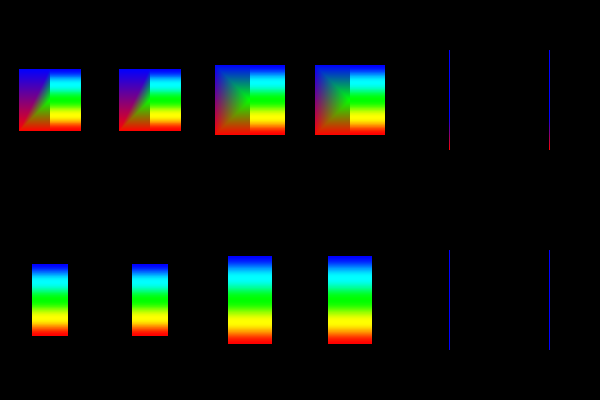

The script that drew this image:
#!/usr/bin/env python

# Test vtkBoxClipDataSet triangulation and interpolation on hexahedra,
# quads, and lines with scalar data. A 6x2 grid of viewports shows
# axis-aligned and oriented box clips with and without clipped output.

# Factory overrides
import vtkmodules.vtkInteractionStyle  # noqa: F401
import vtkmodules.vtkRenderingFreeType  # noqa: F401
import vtkmodules.vtkRenderingOpenGL2  # noqa: F401

from vtkmodules.vtkCommonCore import (
    vtkDoubleArray,
    vtkPoints,
)
from vtkmodules.vtkCommonDataModel import (
    VTK_HEXAHEDRON,
    vtkCellArray,
    vtkPolyData,
    vtkUnstructuredGrid,
)
from vtkmodules.vtkFiltersGeneral import vtkBoxClipDataSet
from vtkmodules.vtkFiltersGeometry import vtkDataSetSurfaceFilter
from vtkmodules.vtkRenderingCore import (
    vtkActor,
    vtkPolyDataMapper,
    vtkRenderWindow,
    vtkRenderWindowInteractor,
    vtkRenderer,
)

# --- Build hex ---
hex_pts = vtkPoints()
hex_pts.InsertNextPoint(-0.5, -0.5, -0.5)
hex_pts.InsertNextPoint(0.5, -0.5, -0.5)
hex_pts.InsertNextPoint(0.5, 0.5, -0.5)
hex_pts.InsertNextPoint(-0.5, 0.5, -0.5)
hex_pts.InsertNextPoint(-0.5, -0.5, 0.5)
hex_pts.InsertNextPoint(0.5, -0.5, 0.5)
hex_pts.InsertNextPoint(0.5, 0.5, 0.5)
hex_pts.InsertNextPoint(-0.5, 0.5, 0.5)

hex_cells = vtkCellArray()
hex_cells.InsertNextCell(8, [0, 1, 2, 3, 4, 5, 6, 7])

hex_data = vtkDoubleArray()
hex_data.SetName("data")
hex_data.SetNumberOfTuples(8)
for i, v in enumerate([0.0, 0.0, 1.0, 1.0, 0.0, 0.0, 1.0, 1.0]):
    hex_data.SetValue(i, v)

hex_ug = vtkUnstructuredGrid()
hex_ug.SetPoints(hex_pts)
hex_ug.SetCells(VTK_HEXAHEDRON, hex_cells)
hex_ug.GetPointData().SetScalars(hex_data)

# --- Build quad ---
quad_pts = vtkPoints()
quad_pts.InsertNextPoint(-0.5, -0.5, 0.0)
quad_pts.InsertNextPoint(0.5, -0.5, 0.0)
quad_pts.InsertNextPoint(0.5, 0.5, 0.0)
quad_pts.InsertNextPoint(-0.5, 0.5, 0.0)

quad_cells = vtkCellArray()
quad_cells.InsertNextCell(4, [0, 1, 2, 3])

quad_data = vtkDoubleArray()
quad_data.SetName("data")
quad_data.SetNumberOfTuples(4)
for i, v in enumerate([0.0, 0.0, 1.0, 1.0]):
    quad_data.SetValue(i, v)

quad_pd = vtkPolyData()
quad_pd.SetPoints(quad_pts)
quad_pd.SetPolys(quad_cells)
quad_pd.GetPointData().SetScalars(quad_data)

# --- Build line ---
line_pts = vtkPoints()
line_pts.InsertNextPoint(0.0, -0.5, 0.0)
line_pts.InsertNextPoint(0.0, -0.25, 0.0)
line_pts.InsertNextPoint(0.0, 0.25, 0.0)
line_pts.InsertNextPoint(0.0, 0.25, 0.0)

line_cells = vtkCellArray()
line_cells.InsertNextCell(4, [0, 1, 2, 3])

line_data = vtkDoubleArray()
line_data.SetName("data")
line_data.SetNumberOfTuples(4)
for i, v in enumerate([0.0, 1.0, 1.0, 1.0]):
    line_data.SetValue(i, v)

line_pd = vtkPolyData()
line_pd.SetPoints(line_pts)
line_pd.SetLines(line_cells)
line_pd.GetPointData().SetScalars(line_data)

neg_x = [-1.0, 0.0, 0.0]
neg_y = [0.0, -1.0, 0.0]
neg_z = [0.0, 0.0, -1.0]
pos_x = [1.0, 0.0, 0.0]
pos_y = [0.0, 1.0, 0.0]
pos_z = [0.0, 0.0, 1.0]

# --- Col 0, Row 0: hex, axis-aligned, no clipped output ---
clip_0_0 = vtkBoxClipDataSet()
clip_0_0.SetInputData(hex_ug)
clip_0_0.SetBoxClip(0.0, 1.0, -1.0, 1.0, -1.0, 1.0)

surface_0_0 = vtkDataSetSurfaceFilter()
surface_0_0.SetInputConnection(clip_0_0.GetOutputPort(0))

mapper_0_0 = vtkPolyDataMapper()
mapper_0_0.SetInputConnection(surface_0_0.GetOutputPort())
mapper_0_0.InterpolateScalarsBeforeMappingOn()

actor_0_0 = vtkActor()
actor_0_0.SetMapper(mapper_0_0)

renderer_0_0 = vtkRenderer()
renderer_0_0.AddActor(actor_0_0)
renderer_0_0.SetViewport(0.0 / 6, 0.0 / 2, 1.0 / 6, 1.0 / 2)

# --- Col 0, Row 1: hex, axis-aligned, with clipped output ---
clip_0_1 = vtkBoxClipDataSet()
clip_0_1.SetInputData(hex_ug)
clip_0_1.GenerateClippedOutputOn()
clip_0_1.SetBoxClip(0.0, 1.0, -1.0, 1.0, -1.0, 1.0)

surface_0_1_in = vtkDataSetSurfaceFilter()
surface_0_1_in.SetInputConnection(clip_0_1.GetOutputPort(0))

mapper_0_1_in = vtkPolyDataMapper()
mapper_0_1_in.SetInputConnection(surface_0_1_in.GetOutputPort())
mapper_0_1_in.InterpolateScalarsBeforeMappingOn()

actor_0_1_in = vtkActor()
actor_0_1_in.SetMapper(mapper_0_1_in)

surface_0_1_out = vtkDataSetSurfaceFilter()
surface_0_1_out.SetInputConnection(clip_0_1.GetOutputPort(1))

mapper_0_1_out = vtkPolyDataMapper()
mapper_0_1_out.SetInputConnection(surface_0_1_out.GetOutputPort())

actor_0_1_out = vtkActor()
actor_0_1_out.SetMapper(mapper_0_1_out)

renderer_0_1 = vtkRenderer()
renderer_0_1.AddActor(actor_0_1_in)
renderer_0_1.AddActor(actor_0_1_out)
renderer_0_1.SetViewport(0.0 / 6, 1.0 / 2, 1.0 / 6, 2.0 / 2)

# --- Col 1, Row 0: hex, oriented, no clipped output ---
clip_1_0 = vtkBoxClipDataSet()
clip_1_0.SetInputData(hex_ug)
clip_1_0.SetBoxClip(neg_x, [0.0, -1.0, -1.0], neg_y, [0.0, -1.0, -1.0], neg_z, [0.0, -1.0, -1.0],
                     pos_x, [1.0, 1.0, 1.0], pos_y, [1.0, 1.0, 1.0], pos_z, [1.0, 1.0, 1.0])

surface_1_0 = vtkDataSetSurfaceFilter()
surface_1_0.SetInputConnection(clip_1_0.GetOutputPort(0))

mapper_1_0 = vtkPolyDataMapper()
mapper_1_0.SetInputConnection(surface_1_0.GetOutputPort())
mapper_1_0.InterpolateScalarsBeforeMappingOn()

actor_1_0 = vtkActor()
actor_1_0.SetMapper(mapper_1_0)

renderer_1_0 = vtkRenderer()
renderer_1_0.AddActor(actor_1_0)
renderer_1_0.SetViewport(1.0 / 6, 0.0 / 2, 2.0 / 6, 1.0 / 2)

# --- Col 1, Row 1: hex, oriented, with clipped output ---
clip_1_1 = vtkBoxClipDataSet()
clip_1_1.SetInputData(hex_ug)
clip_1_1.GenerateClippedOutputOn()
clip_1_1.SetBoxClip(neg_x, [0.0, -1.0, -1.0], neg_y, [0.0, -1.0, -1.0], neg_z, [0.0, -1.0, -1.0],
                     pos_x, [1.0, 1.0, 1.0], pos_y, [1.0, 1.0, 1.0], pos_z, [1.0, 1.0, 1.0])

surface_1_1_in = vtkDataSetSurfaceFilter()
surface_1_1_in.SetInputConnection(clip_1_1.GetOutputPort(0))

mapper_1_1_in = vtkPolyDataMapper()
mapper_1_1_in.SetInputConnection(surface_1_1_in.GetOutputPort())
mapper_1_1_in.InterpolateScalarsBeforeMappingOn()

actor_1_1_in = vtkActor()
actor_1_1_in.SetMapper(mapper_1_1_in)

surface_1_1_out = vtkDataSetSurfaceFilter()
surface_1_1_out.SetInputConnection(clip_1_1.GetOutputPort(1))

mapper_1_1_out = vtkPolyDataMapper()
mapper_1_1_out.SetInputConnection(surface_1_1_out.GetOutputPort())

actor_1_1_out = vtkActor()
actor_1_1_out.SetMapper(mapper_1_1_out)

renderer_1_1 = vtkRenderer()
renderer_1_1.AddActor(actor_1_1_in)
renderer_1_1.AddActor(actor_1_1_out)
renderer_1_1.SetViewport(1.0 / 6, 1.0 / 2, 2.0 / 6, 2.0 / 2)

# --- Col 2, Row 0: quad, axis-aligned, no clipped output ---
clip_2_0 = vtkBoxClipDataSet()
clip_2_0.SetInputData(quad_pd)
clip_2_0.SetBoxClip(0.0, 1.0, -1.0, 1.0, -1.0, 1.0)

surface_2_0 = vtkDataSetSurfaceFilter()
surface_2_0.SetInputConnection(clip_2_0.GetOutputPort(0))

mapper_2_0 = vtkPolyDataMapper()
mapper_2_0.SetInputConnection(surface_2_0.GetOutputPort())
mapper_2_0.InterpolateScalarsBeforeMappingOn()

actor_2_0 = vtkActor()
actor_2_0.SetMapper(mapper_2_0)

renderer_2_0 = vtkRenderer()
renderer_2_0.AddActor(actor_2_0)
renderer_2_0.SetViewport(2.0 / 6, 0.0 / 2, 3.0 / 6, 1.0 / 2)

# --- Col 2, Row 1: quad, axis-aligned, with clipped output ---
clip_2_1 = vtkBoxClipDataSet()
clip_2_1.SetInputData(quad_pd)
clip_2_1.GenerateClippedOutputOn()
clip_2_1.SetBoxClip(0.0, 1.0, -1.0, 1.0, -1.0, 1.0)

surface_2_1_in = vtkDataSetSurfaceFilter()
surface_2_1_in.SetInputConnection(clip_2_1.GetOutputPort(0))

mapper_2_1_in = vtkPolyDataMapper()
mapper_2_1_in.SetInputConnection(surface_2_1_in.GetOutputPort())
mapper_2_1_in.InterpolateScalarsBeforeMappingOn()

actor_2_1_in = vtkActor()
actor_2_1_in.SetMapper(mapper_2_1_in)

surface_2_1_out = vtkDataSetSurfaceFilter()
surface_2_1_out.SetInputConnection(clip_2_1.GetOutputPort(1))

mapper_2_1_out = vtkPolyDataMapper()
mapper_2_1_out.SetInputConnection(surface_2_1_out.GetOutputPort())

actor_2_1_out = vtkActor()
actor_2_1_out.SetMapper(mapper_2_1_out)

renderer_2_1 = vtkRenderer()
renderer_2_1.AddActor(actor_2_1_in)
renderer_2_1.AddActor(actor_2_1_out)
renderer_2_1.SetViewport(2.0 / 6, 1.0 / 2, 3.0 / 6, 2.0 / 2)

# --- Col 3, Row 0: quad, oriented, no clipped output ---
clip_3_0 = vtkBoxClipDataSet()
clip_3_0.SetInputData(quad_pd)
clip_3_0.SetBoxClip(neg_x, [0.0, -1.0, -1.0], neg_y, [0.0, -1.0, -1.0], neg_z, [0.0, -1.0, -1.0],
                     pos_x, [1.0, 1.0, 1.0], pos_y, [1.0, 1.0, 1.0], pos_z, [1.0, 1.0, 1.0])

surface_3_0 = vtkDataSetSurfaceFilter()
surface_3_0.SetInputConnection(clip_3_0.GetOutputPort(0))

mapper_3_0 = vtkPolyDataMapper()
mapper_3_0.SetInputConnection(surface_3_0.GetOutputPort())
mapper_3_0.InterpolateScalarsBeforeMappingOn()

actor_3_0 = vtkActor()
actor_3_0.SetMapper(mapper_3_0)

renderer_3_0 = vtkRenderer()
renderer_3_0.AddActor(actor_3_0)
renderer_3_0.SetViewport(3.0 / 6, 0.0 / 2, 4.0 / 6, 1.0 / 2)

# --- Col 3, Row 1: quad, oriented, with clipped output ---
clip_3_1 = vtkBoxClipDataSet()
clip_3_1.SetInputData(quad_pd)
clip_3_1.GenerateClippedOutputOn()
clip_3_1.SetBoxClip(neg_x, [0.0, -1.0, -1.0], neg_y, [0.0, -1.0, -1.0], neg_z, [0.0, -1.0, -1.0],
                     pos_x, [1.0, 1.0, 1.0], pos_y, [1.0, 1.0, 1.0], pos_z, [1.0, 1.0, 1.0])

surface_3_1_in = vtkDataSetSurfaceFilter()
surface_3_1_in.SetInputConnection(clip_3_1.GetOutputPort(0))

mapper_3_1_in = vtkPolyDataMapper()
mapper_3_1_in.SetInputConnection(surface_3_1_in.GetOutputPort())
mapper_3_1_in.InterpolateScalarsBeforeMappingOn()

actor_3_1_in = vtkActor()
actor_3_1_in.SetMapper(mapper_3_1_in)

surface_3_1_out = vtkDataSetSurfaceFilter()
surface_3_1_out.SetInputConnection(clip_3_1.GetOutputPort(1))

mapper_3_1_out = vtkPolyDataMapper()
mapper_3_1_out.SetInputConnection(surface_3_1_out.GetOutputPort())

actor_3_1_out = vtkActor()
actor_3_1_out.SetMapper(mapper_3_1_out)

renderer_3_1 = vtkRenderer()
renderer_3_1.AddActor(actor_3_1_in)
renderer_3_1.AddActor(actor_3_1_out)
renderer_3_1.SetViewport(3.0 / 6, 1.0 / 2, 4.0 / 6, 2.0 / 2)

# --- Col 4, Row 0: line, axis-aligned, no clipped output ---
clip_4_0 = vtkBoxClipDataSet()
clip_4_0.SetInputData(line_pd)
clip_4_0.SetBoxClip(-1.0, 1.0, 0.0, 1.0, -1.0, 1.0)

surface_4_0 = vtkDataSetSurfaceFilter()
surface_4_0.SetInputConnection(clip_4_0.GetOutputPort(0))

mapper_4_0 = vtkPolyDataMapper()
mapper_4_0.SetInputConnection(surface_4_0.GetOutputPort())
mapper_4_0.InterpolateScalarsBeforeMappingOn()

actor_4_0 = vtkActor()
actor_4_0.SetMapper(mapper_4_0)

renderer_4_0 = vtkRenderer()
renderer_4_0.AddActor(actor_4_0)
renderer_4_0.SetViewport(4.0 / 6, 0.0 / 2, 5.0 / 6, 1.0 / 2)

# --- Col 4, Row 1: line, axis-aligned, with clipped output ---
clip_4_1 = vtkBoxClipDataSet()
clip_4_1.SetInputData(line_pd)
clip_4_1.GenerateClippedOutputOn()
clip_4_1.SetBoxClip(-1.0, 1.0, 0.0, 1.0, -1.0, 1.0)

surface_4_1_in = vtkDataSetSurfaceFilter()
surface_4_1_in.SetInputConnection(clip_4_1.GetOutputPort(0))

mapper_4_1_in = vtkPolyDataMapper()
mapper_4_1_in.SetInputConnection(surface_4_1_in.GetOutputPort())
mapper_4_1_in.InterpolateScalarsBeforeMappingOn()

actor_4_1_in = vtkActor()
actor_4_1_in.SetMapper(mapper_4_1_in)

surface_4_1_out = vtkDataSetSurfaceFilter()
surface_4_1_out.SetInputConnection(clip_4_1.GetOutputPort(1))

mapper_4_1_out = vtkPolyDataMapper()
mapper_4_1_out.SetInputConnection(surface_4_1_out.GetOutputPort())

actor_4_1_out = vtkActor()
actor_4_1_out.SetMapper(mapper_4_1_out)

renderer_4_1 = vtkRenderer()
renderer_4_1.AddActor(actor_4_1_in)
renderer_4_1.AddActor(actor_4_1_out)
renderer_4_1.SetViewport(4.0 / 6, 1.0 / 2, 5.0 / 6, 2.0 / 2)

# --- Col 5, Row 0: line, oriented, no clipped output ---
clip_5_0 = vtkBoxClipDataSet()
clip_5_0.SetInputData(line_pd)
clip_5_0.SetBoxClip(neg_x, [-1.0, 0.0, -1.0], neg_y, [-1.0, 0.0, -1.0], neg_z, [-1.0, 0.0, -1.0],
                     pos_x, [1.0, 1.0, 1.0], pos_y, [1.0, 1.0, 1.0], pos_z, [1.0, 1.0, 1.0])

surface_5_0 = vtkDataSetSurfaceFilter()
surface_5_0.SetInputConnection(clip_5_0.GetOutputPort(0))

mapper_5_0 = vtkPolyDataMapper()
mapper_5_0.SetInputConnection(surface_5_0.GetOutputPort())
mapper_5_0.InterpolateScalarsBeforeMappingOn()

actor_5_0 = vtkActor()
actor_5_0.SetMapper(mapper_5_0)

renderer_5_0 = vtkRenderer()
renderer_5_0.AddActor(actor_5_0)
renderer_5_0.SetViewport(5.0 / 6, 0.0 / 2, 6.0 / 6, 1.0 / 2)

# --- Col 5, Row 1: line, oriented, with clipped output ---
clip_5_1 = vtkBoxClipDataSet()
clip_5_1.SetInputData(line_pd)
clip_5_1.GenerateClippedOutputOn()
clip_5_1.SetBoxClip(neg_x, [-1.0, 0.0, -1.0], neg_y, [-1.0, 0.0, -1.0], neg_z, [-1.0, 0.0, -1.0],
                     pos_x, [1.0, 1.0, 1.0], pos_y, [1.0, 1.0, 1.0], pos_z, [1.0, 1.0, 1.0])

surface_5_1_in = vtkDataSetSurfaceFilter()
surface_5_1_in.SetInputConnection(clip_5_1.GetOutputPort(0))

mapper_5_1_in = vtkPolyDataMapper()
mapper_5_1_in.SetInputConnection(surface_5_1_in.GetOutputPort())
mapper_5_1_in.InterpolateScalarsBeforeMappingOn()

actor_5_1_in = vtkActor()
actor_5_1_in.SetMapper(mapper_5_1_in)

surface_5_1_out = vtkDataSetSurfaceFilter()
surface_5_1_out.SetInputConnection(clip_5_1.GetOutputPort(1))

mapper_5_1_out = vtkPolyDataMapper()
mapper_5_1_out.SetInputConnection(surface_5_1_out.GetOutputPort())

actor_5_1_out = vtkActor()
actor_5_1_out.SetMapper(mapper_5_1_out)

renderer_5_1 = vtkRenderer()
renderer_5_1.AddActor(actor_5_1_in)
renderer_5_1.AddActor(actor_5_1_out)
renderer_5_1.SetViewport(5.0 / 6, 1.0 / 2, 6.0 / 6, 2.0 / 2)

# Window
render_window = vtkRenderWindow()
render_window.AddRenderer(renderer_0_0)
render_window.AddRenderer(renderer_0_1)
render_window.AddRenderer(renderer_1_0)
render_window.AddRenderer(renderer_1_1)
render_window.AddRenderer(renderer_2_0)
render_window.AddRenderer(renderer_2_1)
render_window.AddRenderer(renderer_3_0)
render_window.AddRenderer(renderer_3_1)
render_window.AddRenderer(renderer_4_0)
render_window.AddRenderer(renderer_4_1)
render_window.AddRenderer(renderer_5_0)
render_window.AddRenderer(renderer_5_1)
render_window.SetSize(600, 400)
render_window.SetWindowName("box clip triangulate and interpolate")

# Interactor
interactor = vtkRenderWindowInteractor()
interactor.SetRenderWindow(render_window)

interactor.Initialize()
interactor.Start()
